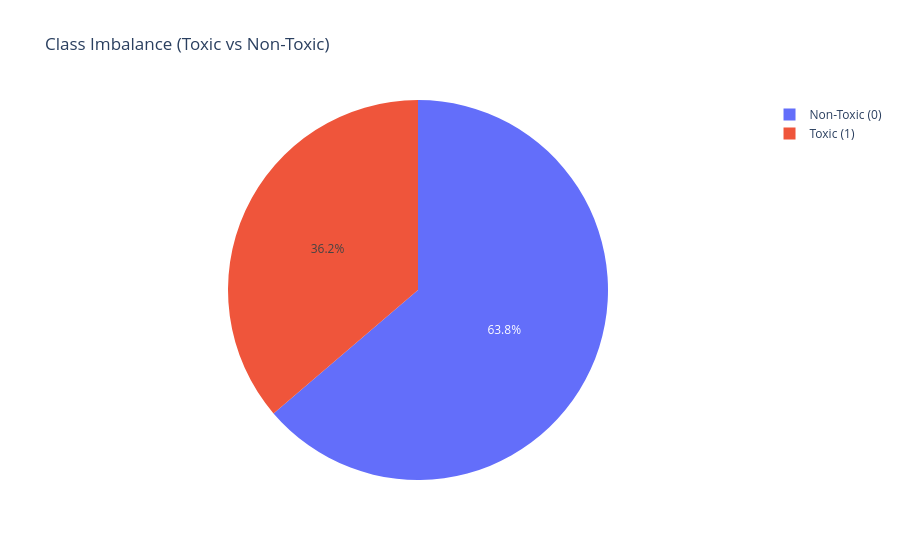

Write notebook code for a chart like this one.
### Markdown cell above
## 1. Class Imbalance Check

### Code cell
class_counts = classifier_df['label'].value_counts().reset_index()
class_counts.columns = ['label', 'count']
class_counts['label_name'] = class_counts['label'].map({0: 'Non-Toxic (0)', 1: 'Toxic (1)'})

fig = px.pie(class_counts, values='count', names='label_name', title='Class Imbalance (Toxic vs Non-Toxic)')
fig.show()

print(class_counts)

### Figure 1 — Plotly figure (JSON) as saved in the notebook; plotly's stock layout.template omitted (floating-point values rounded to 4 significant figures)
{"data": [{"domain": {"x": [0, 1], "y": [0, 1]}, "hovertemplate": "label_name=%{label}<br>count=%{value}<extra></extra>", "labels": ["Non-Toxic (0)", "Toxic (1)"], "legendgroup": "", "name": "", "showlegend": true, "type": "pie", "values": [34921, 19857]}], "layout": {"legend": {"tracegroupgap": 0}, "title": {"text": "Class Imbalance (Toxic vs Non-Toxic)"}}}
